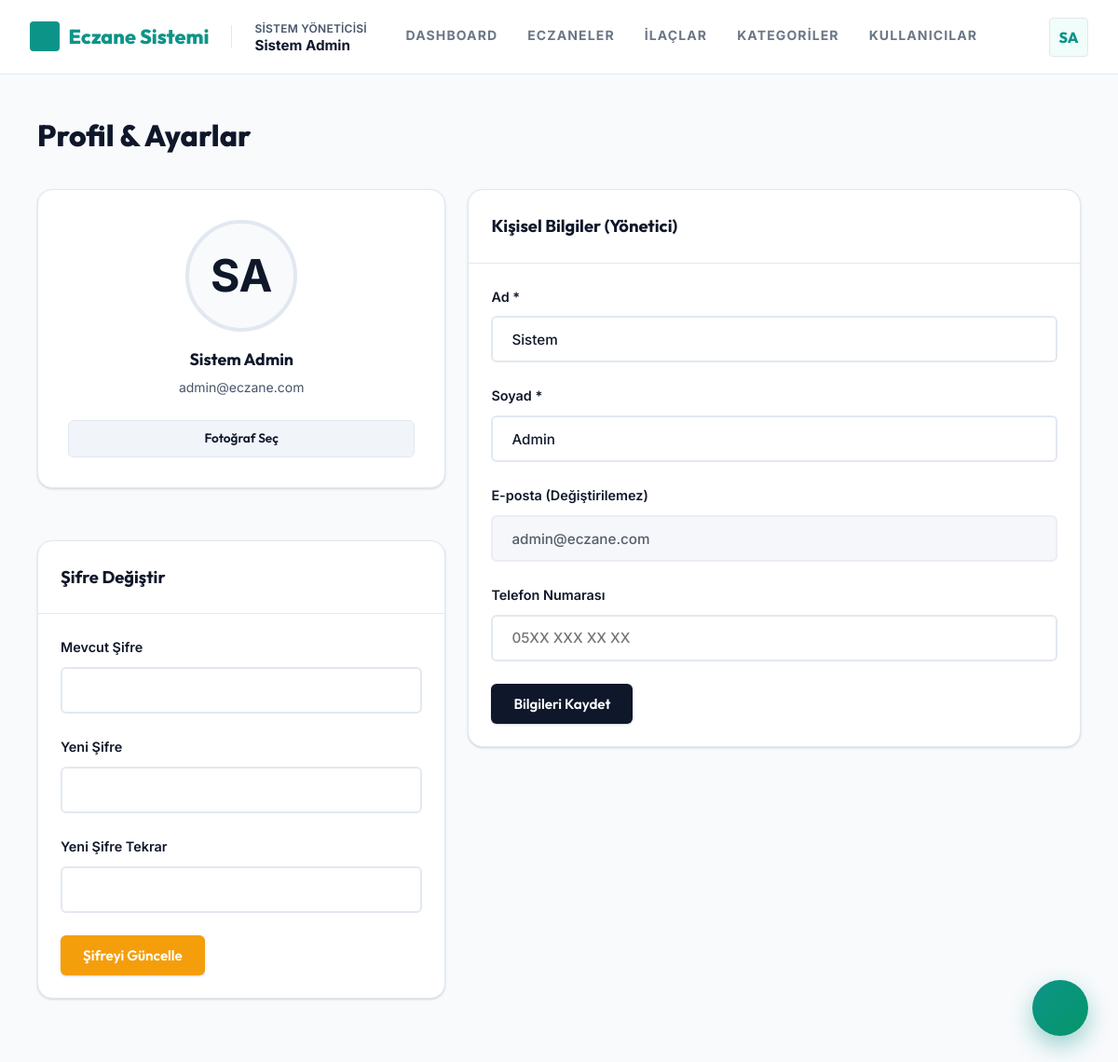
Page /admin/profile.php (signed in) on the committed database.
### tables this page shows
CREATE TABLE `kullanicilar` (
  `id` int(11) NOT NULL AUTO_INCREMENT,
  `ad` varchar(100) NOT NULL,
  `soyad` varchar(100) NOT NULL,
  `email` varchar(191) NOT NULL,
  `sifre` varchar(255) NOT NULL,
  `rol` enum('admin','eczane','kullanici') NOT NULL DEFAULT 'kullanici',
  `aktif` tinyint(1) NOT NULL DEFAULT 1,
  `olusturma` datetime NOT NULL DEFAULT current_timestamp(),
  `guncelleme` datetime NOT NULL DEFAULT current_timestamp() ON UPDATE current_timestamp(),
  `sehir` varchar(100) DEFAULT NULL,
  `ilce` varchar(100) DEFAULT NULL,
  `telefon` varchar(20) DEFAULT NULL,
  `profil_resmi` varchar(255) DEFAULT NULL,
  `sifre_token` varchar(255) DEFAULT NULL,
  `sifre_token_exp` datetime DEFAULT NULL,
  `iki_adimli_sir` varchar(255) DEFAULT NULL,
  `iki_adimli_aktif` tinyint(1) DEFAULT 0,
  `email_verified` tinyint(1) NOT NULL DEFAULT 0,
  `verification_token` varchar(255) DEFAULT NULL,
  PRIMARY KEY (`id`),
  UNIQUE KEY `email` (`email`)
);

### admin/profile.php (the view, shortened to what the rows shown need)
<?php
require_once __DIR__ . '/../core/db.php';
require_once __DIR__ . '/../includes/auth.php';
$kid = mevcutKullaniciId();
$kulStmt = db()->prepare("SELECT * FROM kullanicilar WHERE id=?");
$kulStmt->execute([$kid]);
$kullanici = $kulStmt->fetch();
include __DIR__ . '/../includes/header.php';
?>
<main class="ana-icerik">
    <div class="sayfa-baslik">
        <h1><?= svgIkon('settings') ?> Profil & Ayarlar</h1>
    </div>
    <div style="display:grid;grid-template-columns:1fr 1.5fr;gap:1.5rem;align-items:start;">
        <div style="display:flex;flex-direction:column;gap:1.5rem;">
            <div class="kart" style="text-align:center;padding:2rem;">
                <div style="margin:0 auto 1rem; width:120px; height:120px; border-radius:50%; background:var(--arkaplan);display:flex;align-items:center;justify-content:center;overflow:hidden;border:4px solid var(--kenar-rengi);">
                    <?php if ($kullanici['profil_resmi']): ?>
                        <img src="<?= sayf('uploads/avatars/' . e($kullanici['profil_resmi'])) ?>" alt="Avatar" style="width:100%;height:100%;object-fit:cover;">
                    <?php else: ?>
                        <span style="font-size:3rem;font-weight:700;color:var(--renk-ikincil);"><?= initialsAvatar($kullanici['ad'] . ' ' . $kullanici['soyad']) ?></span>
                    <?php endif; ?>
                </div>
                <h3 style="margin-bottom:.25rem;"><?= e($kullanici['ad'] . ' ' . $kullanici['soyad']) ?></h3>
                <div style="color:var(--metin-ikincil);font-size:.875rem;margin-bottom:1.5rem;"><?= e($kullanici['email']) ?></div>
                <form method="post" enctype="multipart/form-data" style="display:flex;flex-direction:column;gap:.5rem;">
                    <label class="btn btn-gri btn-sm" style="cursor:pointer;justify-content:center;">
                    </label>
                </form>
            </div>
            <div class="kart">
                <div class="kart-baslik">
                    <h2><?= svgIkon('key') ?> Şifre Değiştir</h2>
                </div>
            </div>
        </div>
        <div class="kart">
            <div class="kart-baslik">
                <h2><?= svgIkon('user') ?> Kişisel Bilgiler (Yönetici)</h2>
            </div>
            <div class="kart-govde">
                <form method="post">
                    <div class="form-grid">
                        <div class="form-grup">
                            <label class="form-etiket" for="admin_ad">Ad *</label>
                            <input class="form-giris" type="text" name="ad" id="admin_ad" value="<?= e($kullanici['ad']) ?>" required>
                        </div>
                        <div class="form-grup">
                            <label class="form-etiket" for="admin_soyad">Soyad *</label>
                            <input class="form-giris" type="text" name="soyad" id="admin_soyad" value="<?= e($kullanici['soyad']) ?>" required>
                        </div>
                        <div class="form-grup tam-satir">
                            <label class="form-etiket">E-posta (Değiştirilemez)</label>
                            <input class="form-giris" type="email" value="<?= e($kullanici['email']) ?>" disabled style="background:var(--arkaplan-hover);opacity:.7;">
                        </div>
                    </div>
                </form>
            </div>
        </div>
    </div>
</main>
<?php include __DIR__ . '/../includes/footer.php'; ?>

### includes/header.php (shortened to what the rows shown need)
<?php
require_once __DIR__ . '/auth.php';
$rol   = mevcutRol();
$scriptPath = str_replace('\\', '/', $_SERVER['SCRIPT_FILENAME']);
$isPanelPage = strpos($scriptPath, '/admin/') !== false ||
               strpos($scriptPath, '/pharmacy/') !== false ||
               strpos($scriptPath, '/user/') !== false;
?>
<!DOCTYPE html>
<html lang="tr">
<head>
    <link rel="stylesheet" href="<?= sayf('assets/css/style.css') ?>?v=<?= time() ?>">
</head>
<body class="<?= ($rol && $isPanelPage) ? 'app-body' : 'public-body' ?>">
<?php if ($rol && $isPanelPage): ?>
<div class="app-layout">
    <div class="app-main">
        <header class="app-topbar">
            <div class="topbar-sag">
                <div class="avatar-dropdown-kapsayici">
                    <button id="avatar-toggle" class="kullanici-avatar" aria-haspopup="true" aria-expanded="false" title="Profil Menüsü">
                        <?php if (!empty($_SESSION['profil_resmi'])): ?>
                            <img src="<?= sayf('uploads/avatars/' . e($_SESSION['profil_resmi'])) ?>" alt="Avatar" style="width:100%;height:100%;border-radius:50%;object-fit:cover;">
                        <?php elseif (!empty($_SESSION['avatar_emoji'])): ?>
                            <span style="font-size:1.4rem; line-height:1;"><?= e($_SESSION['avatar_emoji']) ?></span>
                        <?php else: ?>
                            <?= initialsAvatar($_SESSION['kullanici_ad'] ?? 'U') ?>
                        <?php endif; ?>
                    </button>
                </div>
            </div>
        </header>
<?php endif; ?>

### rows in the picture
kullanicilar: ad "SA", ad+soyad "SA", ad+soyad "Sistem Admin", email "admin@eczane.com", ad "Sistem", soyad "Admin"

### other values in the picture
APP_NAME "Eczane Sistemi"
rolAdi($rol) "SISTEM YÖNETICISI"
$_SESSION['kullanici_ad'] "Sistem Admin"
$item['label'] "DASHBOARD"
$item['label'] "ECZANELER"
$item['label'] "İLAÇLAR"
$item['label'] "KATEGORILER"
$item['label'] "KULLANICILAR"
